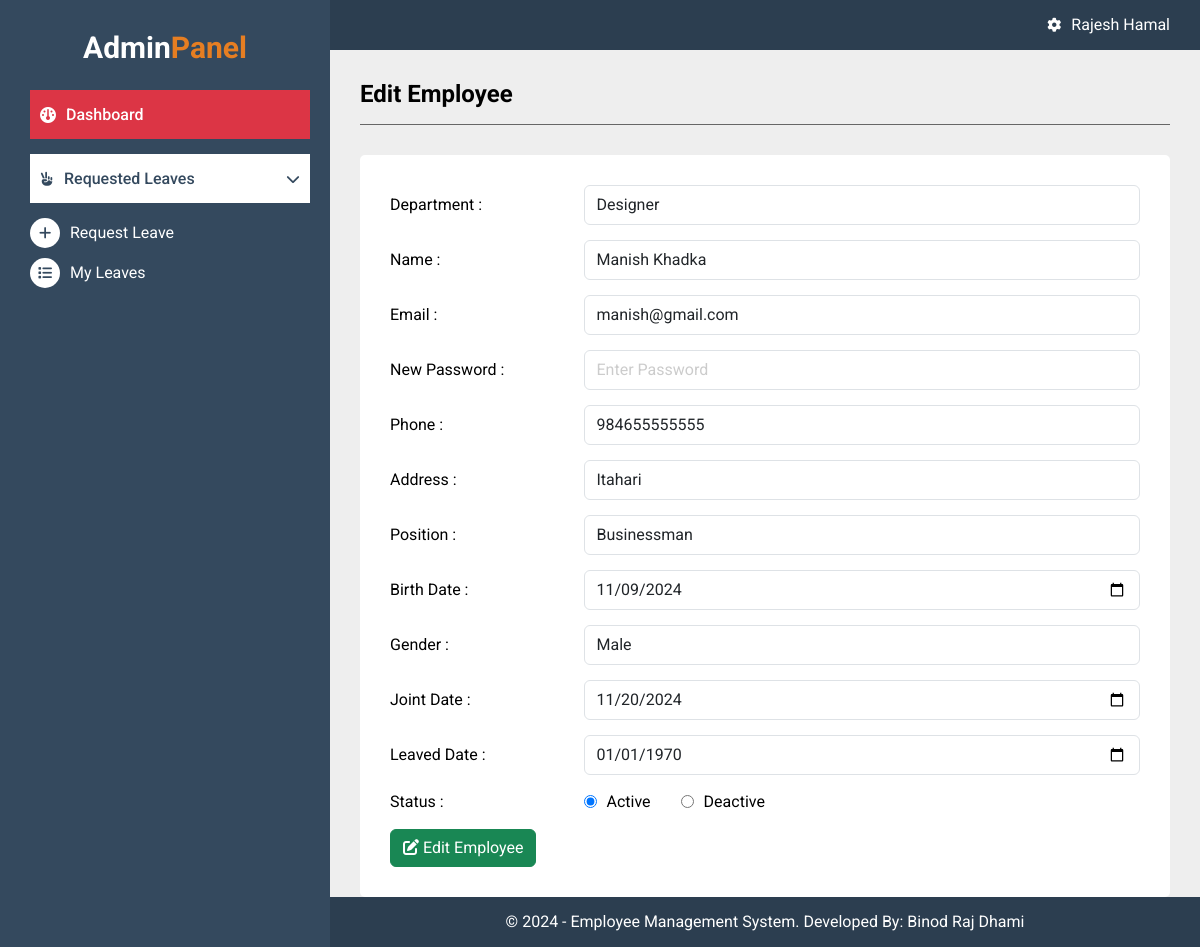
Screenshot of /admin/edit_employee.php?id=5 (signed in) with the database file from the repository.
### tables this page shows
CREATE TABLE `tbl_users` (
  `id` int(11) NOT NULL,
  `department_id` int(11) NOT NULL,
  `name` varchar(50) NOT NULL,
  `email` varchar(50) NOT NULL,
  `password` text NOT NULL,
  `phone` varchar(12) NOT NULL,
  `address` varchar(100) NOT NULL,
  `position` varchar(50) NOT NULL,
  `joint_date` date NOT NULL,
  `leaved_date` date DEFAULT NULL,
  `date_of_birth` date NOT NULL,
  `gender` enum('Male','Female','Other') NOT NULL,
  `role` enum('Employer','Employee') NOT NULL,
  `created_at` datetime NOT NULL DEFAULT current_timestamp(),
  `updated_at` datetime NOT NULL DEFAULT current_timestamp(),
  `status` tinyint(1) NOT NULL DEFAULT 1
);

CREATE TABLE `tbl_departments` (
  `id` int(11) NOT NULL,
  `name` varchar(50) NOT NULL,
  `description` text NOT NULL,
  `status` tinyint(1) NOT NULL DEFAULT 1,
  `created_by` int(11) NOT NULL,
  `updated_by` int(11) DEFAULT NULL,
  `created_at` datetime NOT NULL,
  `updated_at` datetime NOT NULL
);

### admin/edit_employee.php (the view, shortened to what this page needs)
<?php
include_once("includes/header.php");
include_once("includes/sidebar.php");
$get_id = $_GET['id'];
$fetch_query = "SELECT * FROM tbl_users where id= $get_id";
$fetch_result = $connection->query($fetch_query);
if ($fetch_result->num_rows > 0) {
    $employee = $fetch_result->fetch_assoc();
} else {
    header("location: list_employee.php");
}
$fetch_all_query = "SELECT * FROM tbl_departments";
$result = $connection->query($fetch_all_query);
$departments = [];
while ($data = $result->fetch_assoc()) {
    array_push($departments, $data);
}
?>
<div class="admin-main">
    <div class="heading-panel">
        <h1>Edit Employee</h1>
    </div>
    <div class="body-panel">
        <form action="" method="POST" class="add-employee-form">
            <div class="form-group">
                <div class="row">
                    <div class="col-sm-3">
                        <label>Department :</label>
                    </div>
                    <div class="col-sm-9">
                        <select name="department" class="form-control">
                            <?php foreach ($departments as $department) { ?>
                                <option value="<?php echo $department['id']; ?>" <?php if ($department['id'] == $employee['department_id']) {
                                                                                        echo "selected";
                                                                                    } ?>>
                                    <?php echo $department['name']; ?>
                                </option>
                            <?php } ?>
                        </select>
                    </div>
                </div>
            </div>
            <div class="form-group">
                <div class="row">
                    <div class="col-sm-3">
                        <label>Name :</label>
                    </div>
                    <div class="col-sm-9">
                        <input type="text" name="name" class="form-control" placeholder="Enter Name" value="<?php echo $employee['name']; ?>">
                    </div>
                </div>
            </div>
            <div class="form-group">
                <div class="row">
                    <div class="col-sm-3">
                        <label>Email :</label>
                    </div>
                    <div class="col-sm-9">
                        <input type="text" name="email" class="form-control" placeholder="Enter Email" value="<?php echo $employee['email']; ?>">
                    </div>
                </div>
            </div>
            <div class="form-group">
                <div class="row">
                    <div class="col-sm-3">
                        <label>New Password :</label>
                    </div>
                    <div class="col-sm-9">
                        <input type="text" name="password" class="form-control" placeholder="Enter Password">
                    </div>
                </div>
            </div>
            <div class="form-group">
                <div class="row">
                    <div class="col-sm-3">
                        <label>Phone :</label>
                    </div>
                    <div class="col-sm-9">
                        <input type="text" name="phone" class="form-control" placeholder="Enter Phone" value="<?php echo $employee['phone']; ?>">
                    </div>
                </div>
            </div>
            <div class="form-group">
                <div class="row">
                    <div class="col-sm-3">
                        <label>Address :</label>
                    </div>
                    <div class="col-sm-9">
                        <input type="text" name="address" class="form-control" placeholder="Enter Address" value="<?php echo $employee['address']; ?>">
                    </div>
                </div>
            </div>
            <div class="form-group">
                <div class="row">
                    <div class="col-sm-3">
                        <label>Position :</label>
                    </div>
                    <div class="col-sm-9">
                        <input type="text" name="position" class="form-control" placeholder="Enter Position" value="<?php echo $employee['position']; ?>">
                    </div>
                </div>
            </div>
            <div class="form-group">
                <div class="row">
                    <div class="col-sm-3">
                        <label>Birth Date :</label>
                    </div>
                    <div class="col-sm-9">
                        <input type="date" name="date_of_birth" class="form-control" value="<?php echo date('Y-m-d', strtotime($employee['date_of_birth'])); ?>">
                    </div>
                </div>
            </div>
            <div class="form-group">
                <div class="row">
                    <div class="col-sm-3">
                        <label>Gender :</label>
                    </div>
                    <div class="col-sm-9">
                        <select name="gender" class="form-control">
                            <option value="Male" <?php if ($employee['gender'] == 'Male') {
                                                        echo 'selected';
                                                    } ?>>Male</option>
                        </select>
                    </div>
                </div>
            </div>
            <div class="form-group">
                <div class="row">
                    <div class="col-sm-3">
                        <label>Joint Date :</label>
                    </div>
                    <div class="col-sm-9">
                        <input type="date" name="joint_date" class="form-control" value="<?php echo date('Y-m-d', strtotime($employee['joint_date'])); ?>">
                    </div>
                </div>
            </div>
            <div class="form-group">
                <div class="row">
                    <div class="col-sm-3">
                        <label>Leaved Date :</label>
                    </div>
                    <div class="col-sm-9">
                        <input type="date" name="leaved_date" class="form-control" value="<?php echo date('Y-m-d', strtotime($employee['leaved_date'])); ?>">
                    </div>
                </div>
            </div>
            <div class="form-group">
                <div class="row">
                    <div class="col-sm-3">
                        <label>Status :</label>
                    </div>
                    <div class="col-sm-9 status-container">
                        <div>
                            <label for="active" class="status">
                                <input type="radio" id="active" name="status" value="1" <?php if ($employee['status'] == 1) {
                                                                                            echo 'checked';
                                                                                        } ?>> Active
                            </label>
                        </div>
                        <div>
                            <label for="deactive" class="status">
                                <input type="radio" id="deactive" name="status" value="0" <?php if ($employee['status'] == 0) {
                                                                                                echo 'checked';
                                                                                            } ?>> Deactive
                            </label>
                        </div>
                    </div>
                </div>
            </div>
            <div class="form-group">
                <button type="submit" name="btn_edit_employee" class="btn btn-success">
                    <i class="fa-solid fa-edit"></i>
                    Edit Employee
                </button>
            </div>
        </form>
    </div>
</div>
<?php include_once("includes/footer.php"); ?>

### css/styles.css (style rules this page uses)
* { margin: 0; padding: 0; font-family: "Roboto", serif; }
body { margin: 0; padding: 0; font-size: 16px; color: #000; font-family: "Roboto", serif; background: #eee; }
.admin-main { position: absolute; top: 50px; left: 330px; width: calc(100% - 330px); background: #eee; padding: 30px; padding-bottom: 50px; }
.heading-panel { padding-bottom: 15px; margin-bottom: 30px; border-bottom: #666 solid 1px; }
.heading-panel h1 { margin-bottom: 0; font-size: 24px; font-weight: 700; }
.body-panel { padding: 30px; background: #fff; border-radius: 5px; }
.add-employee-form .row { display: flex; align-items: center; margin-bottom: 15px; }
.add-employee-form .form-control { height: 40px; }
.add-employee-form .form-control::placeholder { color: #ccc !important; }
.status-container { display: flex; align-items: center; gap: 30px; }
.add-employee-form .form-group label.status { display: flex; align-items: center; gap: 10px; }

### rows the page displays
tbl_users: department "Designer", name "Manish Khadka", email "manish@gmail.com", phone "984655555555", address "Itahari", position "Businessman", date_of_birth "11/09/2024", gender "Male", joint_date "11/20/2024", leaved_date "01/01/1970", status "☑ Active", status "☐ Deactive"

### other values shown
$_SESSION['name'] "Rajesh Hamal"
Date('Y') "2024"
